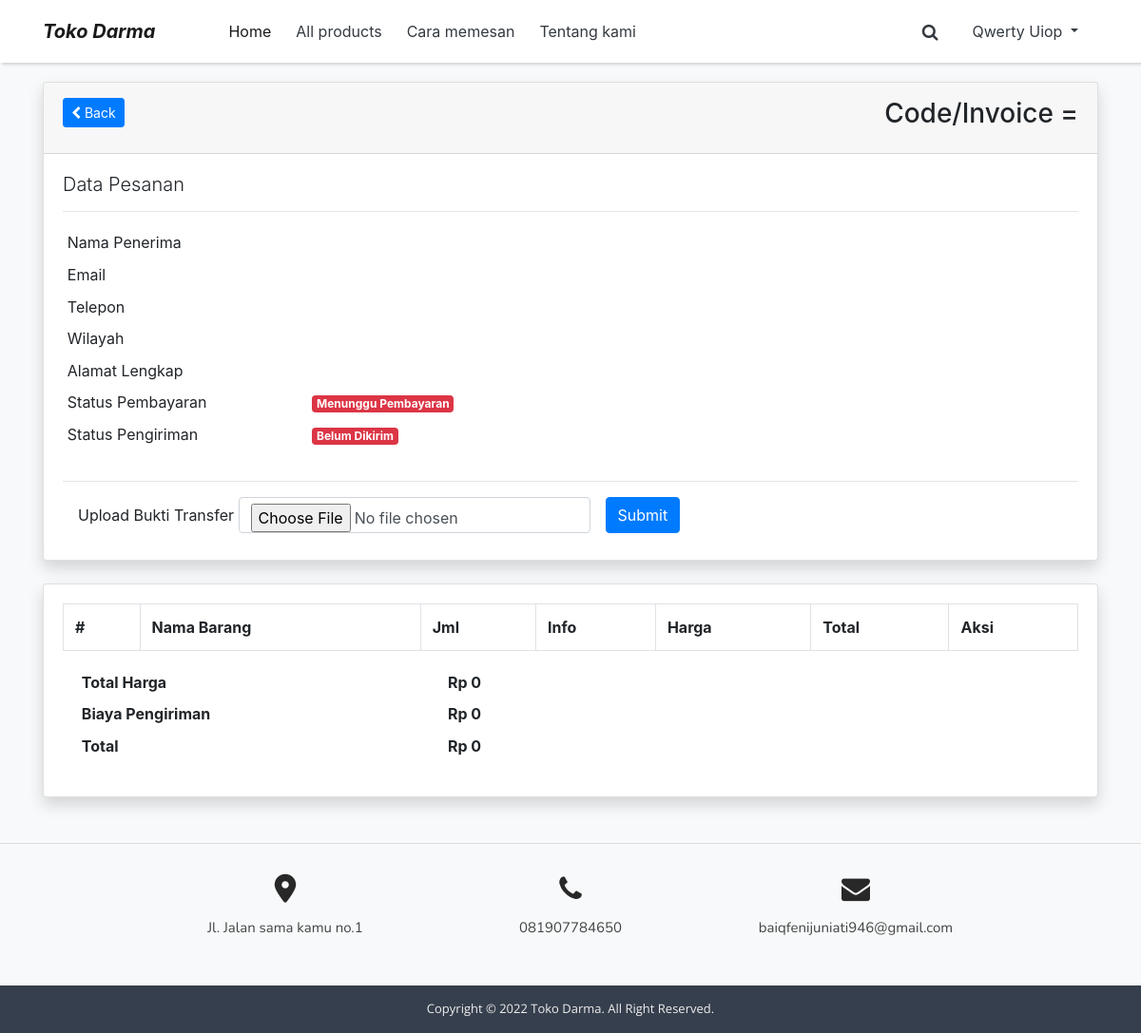
/index.php?page=history&invoice=982456 (signed in), run on an earlier commit of the app's database.
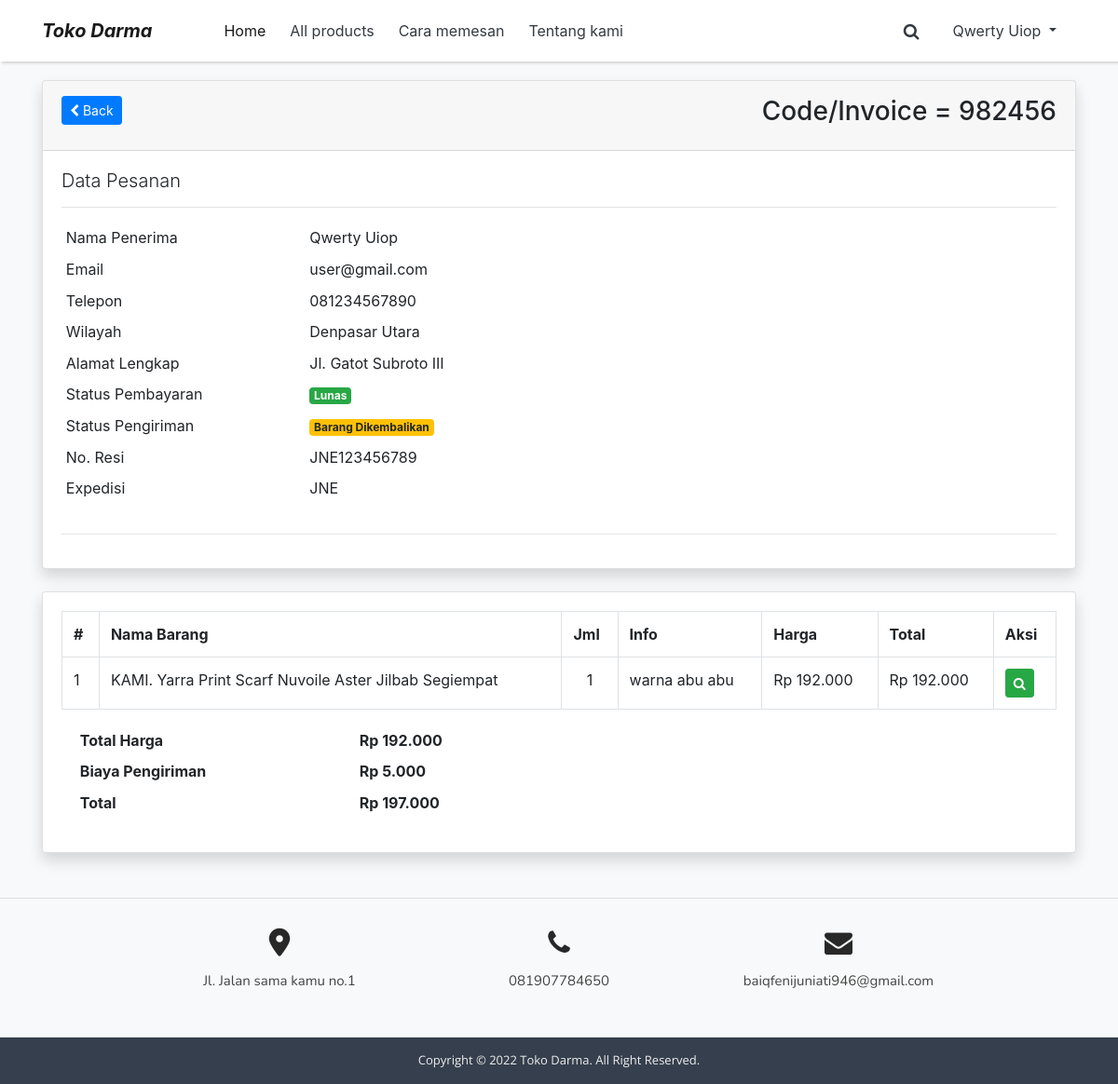
And on a later commit of the database.
### tables this page shows
CREATE TABLE `invoice` (
  `id` int(11) NOT NULL,
  `invoice_code` varchar(10) NOT NULL,
  `name` varchar(50) NOT NULL,
  `email` varchar(50) NOT NULL,
  `telp` varchar(20) NOT NULL,
  `region` int(11) NOT NULL,
  `address` text NOT NULL,
  `ongkir` varchar(10) NOT NULL,
  `total_price` int(11) NOT NULL,
  `total_all` int(11) NOT NULL,
  `date_input` datetime NOT NULL,
  `status_payment` int(1) NOT NULL,
  `status_delivery` int(1) NOT NULL,
  `bukti_transfer` varchar(100) NOT NULL,
  `no_resi` varchar(50) NOT NULL,
  `expedisi` varchar(50) NOT NULL,
  `status_refund` int(1) NOT NULL
);

CREATE TABLE `region` (
  `id` int(11) NOT NULL,
  `region` varchar(100) NOT NULL,
  `price` int(11) NOT NULL
);

CREATE TABLE `transaction` (
  `id` int(11) NOT NULL,
  `id_invoice` int(11) NOT NULL,
  `product_name` varchar(100) NOT NULL,
  `price` int(11) NOT NULL,
  `qty` int(11) NOT NULL,
  `link` varchar(100) NOT NULL,
  `ket` varchar(200) NOT NULL
);

### index.php (called while the page is built, shortened)
<?php
require_once 'include/func.php';
include "module/templates/index.php";

### include/func.php (called while the page is built, shortened)
<?php
function string2Number($cString){
    return str_replace(",","",$cString) ;
}
function number2String($nNumber,$nDecimals=0){
    $nNumber = floatval(string2Number($nNumber)) ;
    return number_format($nNumber,$nDecimals,",",".") ;
}

### module/pages/history.php (the view, shortened to what the changed rows need)
<?php
if(isset($_GET['invoice']) && $_GET['invoice'] <> ""){
    $cInvoice = $_GET['invoice'];
    $dbData = mysqli_query($db,"select * from invoice where invoice_code='$cInvoice'");
    $vaInvoice = mysqli_fetch_array($dbData);
    $dbRegion = mysqli_query($db,"select * from region where id='{$vaInvoice['region']}'");
    $vaRegion = mysqli_fetch_array($dbRegion);
?>
<div class="container" style="margin-top:20px;">
	<div class="card shadow mb-4">
		<div class="card-header py-3">
            <a href="?page=history" class="btn btn-sm btn-primary"><i class="fa fa-chevron-left"></i> Back</a>
            <h1 class="h3 mb-2 text-gray-800 mb-2" style="float:right">Code/Invoice = <?= $vaInvoice['invoice_code']; ?></h1>
		</div>
		<div class="card-body">
            <h3 class="lead"> Data Pesanan</h3>
            <hr>
            <div class="row">
                <div class="col-md-6">
                    <table class="table table-sm table-borderless">
                        <tr>
                            <td>Nama Penerima</td>
                            <td><?= $vaInvoice['name']; ?></td>
                        </tr>
                        <tr>
                            <td>Email</td>
                            <td><?= $vaInvoice['email']; ?></td>
                        </tr>
                        <tr>
                            <td>Telepon</td>
                            <td><?= $vaInvoice['telp']; ?></td>
                        </tr>
                        <tr>
                            <td>Wilayah</td>
                            <td><?= $vaRegion['region']; ?></td>
                        </tr>
                        <tr>
                            <td>Alamat Lengkap</td>
                            <td><?= $vaInvoice['address']; ?></td>
                        </tr>
                        <tr>
                            <td>Status Pembayaran</td>
                            <?php if($vaInvoice['status_payment'] == 1){ ?>
                                <td><span class="badge badge-success">Lunas</span></td>
                            <?php
                                }else{
                                    if($vaInvoice['bukti_transfer'] <> ""){
                            ?>
								<td><span class="badge badge-warning">Menunggu Konfirmasi Admin</span></td>
                            <?php
                                    }else{
                            ?>
								<td><span class="badge badge-danger">Menunggu Pembayaran</span></td>
                            <?php
                                    }
                                }
                            ?>
                        </tr>
                        <tr>
                            <td>Status Pengiriman</td>
                            <?php
                            if($vaInvoice['status_refund'] > 0){
                                if($vaInvoice['status_refund'] == 1){
                            ?>
                                <td><span class="badge badge-warning">Barang Dikembalikan</span></td>
                            <?php
                                }else{
                            ?>
                                <td><span class="badge badge-success">Refund</span></td>
                            <?php
                                }
                            }else{
                                if($vaInvoice['status_delivery'] == 3){
                            ?>
                                <td><span class="badge badge-success">Pesanan Diterima</span></td>
                            <?php
                                }else if($vaInvoice['status_delivery'] == 2){
                            ?>
                                <td><span class="badge badge-info">Dikirim</span></td>
                            <?php
                                }else if($vaInvoice['status_delivery'] == 1){
                            ?>
                                <td><span class="badge badge-warning">Dikemas</span></td>
                            <?php
                                }else{ ?>
                                <td><span class="badge badge-danger">Belum Dikirim</span></td>
                            <?php
                                }
                            }
                            ?>
                        </tr>
                        <?php
                            if($vaInvoice['status_delivery'] >= 2){
                        ?>
                        <tr>
                            <td>No. Resi</td>
                            <td><?=$vaInvoice['no_resi']?></td>
                        </tr>
                        <tr>
                            <td>Expedisi</td>
                            <td><?=$vaInvoice['expedisi']?></td>
                        </tr>
                        <?php
                            }
                        ?>
                    </table>
                </div>
            </div>
            <hr>
            <?php
            $cTextBukti = "Upload";
            ?>
            <?php
            if(!$vaInvoice['status_payment']){
            ?>
            <form class="form-inline" action="?page=history&action=upload_file" method="post" enctype="multipart/form-data">
                <div class="form-group mx-sm-3 mb-2">
                    <label for="inputPassword2" class=""><?=$cTextBukti?> Bukti Transfer&nbsp;</label>
                    <input type="file" class="form-control" name="cBuktiTransfer">
                </div>
                <button type="submit" class="btn btn-primary mb-2">Submit</button>
            </form>
            <?php
            }else if($vaInvoice['status_delivery'] == 2 && $vaInvoice['status_refund'] == 0){
            ?>
            <a class="btn btn-outline-success" href="index.php?page=history&action=terima_pesanan&invoice=<?=$_GET['invoice']?>" onclick="return confirm('Anda yakin sudah menerima pesanan?');">
                <i class="fa fa-check"></i>
                Pesanan Sudah Diterima
            </a>
            <a class="btn btn-danger" href="index.php?page=history&action=refund&invoice=<?=$_GET['invoice']?>"  onclick="return confirm('Anda yakin akan mengembalikan barang?');">
                <i class="fa fa-box"></i>
                Ajukan Pengembalian
            </a>
            <?php
            }
            ?>
		</div>
	</div>
    <div class="card shadow mb-5">
        <div class="card-body">
            <table class="table table-bordered">
                <tr>
                    <th>#</th>
                    <th>Nama Barang</th>
                    <th>Jml</th>
                    <th>Info</th>
                    <th>Harga</th>
                    <th>Total</th>
                    <th>Aksi</th>
                <?php
                $no=1;
                $dbOrder = mysqli_query($db,"select * from transaction where id_invoice='$cInvoice'");
                while($data = mysqli_fetch_array($dbOrder)){ ?>
                </tr>
                    <td><?= $no; ?></td>
                    <td><?= $data['product_name']; ?></td>
                    <td class="text-center"><?= $data['qty']; ?></td>
                    <?php if($data['ket'] == ""){ ?>
                        <td>-</td>
                    <?php }else{ ?>
                        <td><?= $data['ket']; ?></td>
                    <?php } ?>
                    <td>Rp <?= number2String($data['price']); ?></td>
                    <?php $total = $data['price'] * $data['qty']; ?>
                    <td>Rp <?= number2String($total); ?></td>
                    <td>
                        <a href="index.php?p=<?= $data['link']; ?>" target="_blank" class="btn btn-sm btn-success"><i class="fa fa-search"></i></a>
                    </td>
                <tr>
                <?php
                    $no++;
                    }
                ?>
                </tr>
            </table>
            <div class="col-md-6">
                <table class="table table-borderless table-sm">
                    <tr>
                        <th>Total Harga</th>
                        <th>Rp <?= number2String($vaInvoice['total_price']); ?></script></th>
                    </tr>
                    <tr>
                        <th>Biaya Pengiriman</th>
                        <th>Rp <?= number2String($vaInvoice['ongkir']); ?></th>
                    </tr>
                    <tr>
                        <th>Total</th>
                        <th>Rp <?= number2String($vaInvoice['total_all']); ?></th>
                    </tr>
                </table>
            </div>
        </div>
    </div>
</div>
<?php
}
?>

What changed in the data, as far as the page shows it:
added invoice: invoice_code "982456", name "Qwerty Uiop", email "user@gmail.com", telp "081234567890", address "Jl. Gatot Subroto III", no_resi "JNE123456789", expedisi "JNE", total_price "192.000", ongkir "5.000", total_all "197.000"
now on this page (row unchanged): region: region "Denpasar Utara"
added transaction: product_name "KAMI. Yarra Print Scarf Nuvoile Aster Jilbab Segiempat", qty "1", ket "warna abu abu", price "192.000", number2String($total) "192.000"
Also different on the page:
$cTextBukti: "Upload" → (not shown)
number2String($vaInvoice['total_price']): "0" → (not shown)
number2String($vaInvoice['ongkir']): "0" → (not shown)
number2String($vaInvoice['total_all']): "0" → (not shown)
text no longer shown: "Menunggu Pembayaran Belum Dikirim Bukti Transfer Submit"
text now shown: "Lunas Barang Dikembalikan No. Resi Expedisi"
